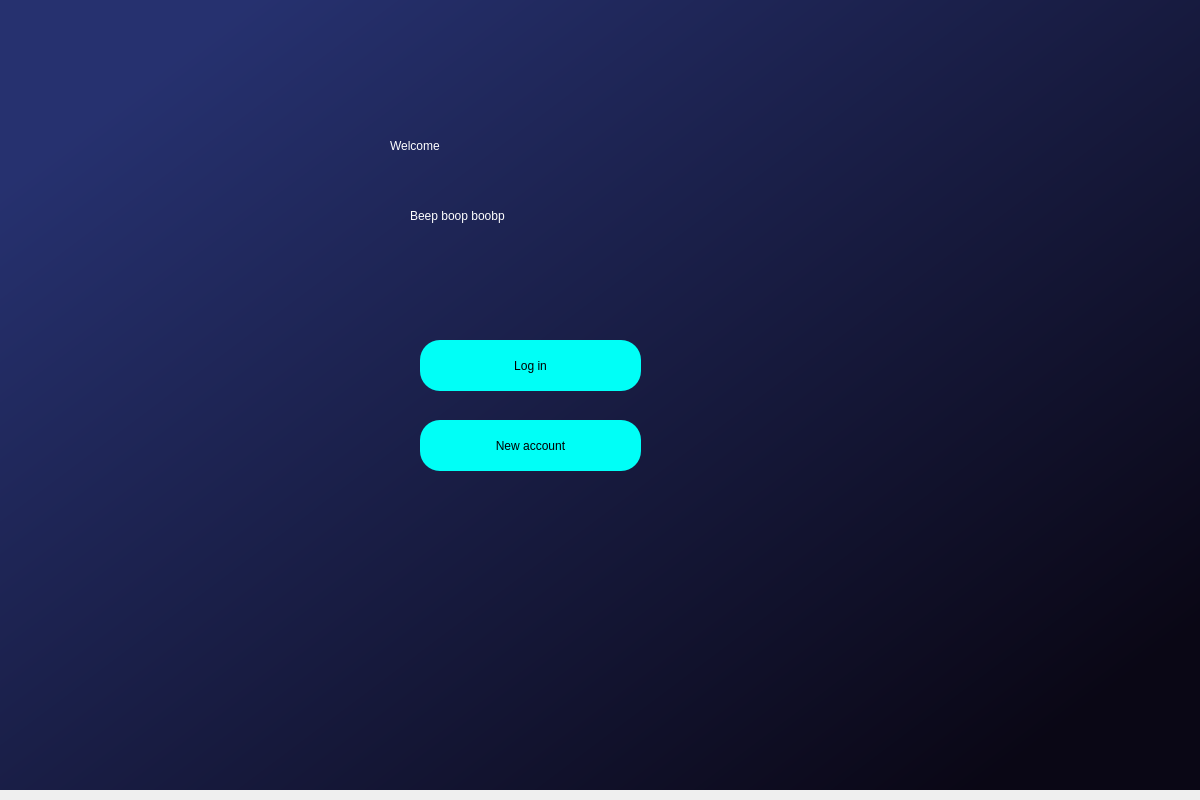
<?xml version="1.0" encoding="UTF-8"?>
<ui version="4.0">
 <class>Dialog</class>
 <widget class="QDialog" name="Dialog">
  <property name="geometry">
   <rect>
    <x>0</x>
    <y>0</y>
    <width>1200</width>
    <height>800</height>
   </rect>
  </property>
  <property name="windowTitle">
   <string>Dialog</string>
  </property>
  <widget class="QWidget" name="bgwidget" native="true">
   <property name="geometry">
    <rect>
     <x>0</x>
     <y>-10</y>
     <width>1200</width>
     <height>800</height>
    </rect>
   </property>
   <property name="minimumSize">
    <size>
     <width>0</width>
     <height>0</height>
    </size>
   </property>
   <property name="styleSheet">
    <string notr="true">QWidget#bgwidget{
	background-color: qlineargradient(spread:pad, x1:0.0946602, y1:0.140288,x2:0.925, y2:0.877, stop:0 rgba(38, 49, 111, 255), stop:1 rgba(10, 7, 21, 255));
}
</string>
   </property>
   <widget class="QLabel" name="label">
    <property name="geometry">
     <rect>
      <x>390</x>
      <y>130</y>
      <width>151</width>
      <height>51</height>
     </rect>
    </property>
    <property name="styleSheet">
     <string notr="true">font: 36pt &quot;.AppleSystemUIFont&quot;;
color: white;

</string>
    </property>
    <property name="text">
     <string>Welcome</string>
    </property>
   </widget>
   <widget class="QLabel" name="label_2">
    <property name="geometry">
     <rect>
      <x>410</x>
      <y>210</y>
      <width>191</width>
      <height>31</height>
     </rect>
    </property>
    <property name="styleSheet">
     <string notr="true">font: 24pt &quot;.AppleSystemUIFont&quot;;
color: white;</string>
    </property>
    <property name="text">
     <string>Beep boop boobp</string>
    </property>
   </widget>
   <widget class="QPushButton" name="loginButton">
    <property name="geometry">
     <rect>
      <x>420</x>
      <y>350</y>
      <width>221</width>
      <height>51</height>
     </rect>
    </property>
    <property name="styleSheet">
     <string notr="true">border-radius:20px;
background-color:rgb(0, 255, 247);
font: 18pt &quot;.AppleSystemUIFont&quot;;</string>
    </property>
    <property name="text">
     <string>Log in</string>
    </property>
   </widget>
   <widget class="QPushButton" name="loginButton_2">
    <property name="geometry">
     <rect>
      <x>420</x>
      <y>430</y>
      <width>221</width>
      <height>51</height>
     </rect>
    </property>
    <property name="styleSheet">
     <string notr="true">border-radius:20px;
background-color:rgb(0, 255, 247);
font: 18pt &quot;.AppleSystemUIFont&quot;;</string>
    </property>
    <property name="text">
     <string>New account</string>
    </property>
   </widget>
  </widget>
 </widget>
 <resources/>
 <connections/>
</ui>
